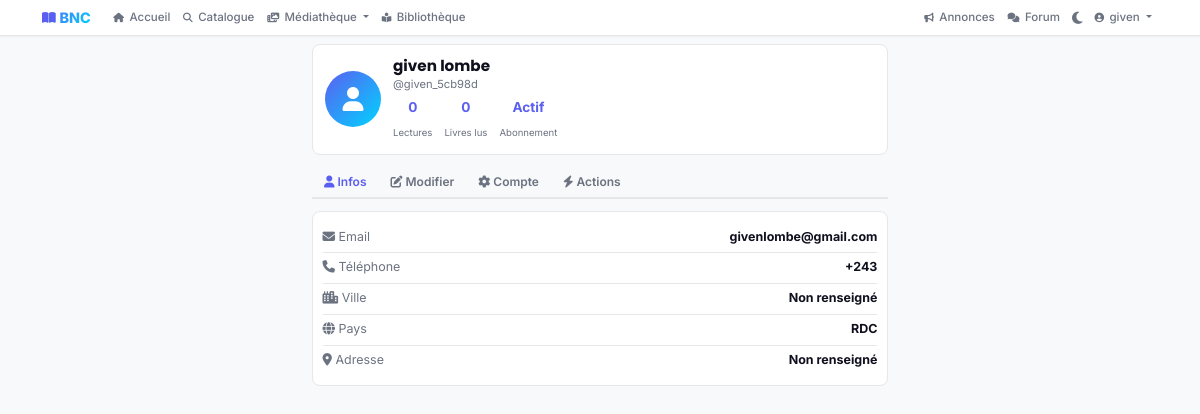
/fr/user/profile/ (signed in), run on the app's committed database.
### users/models.py (models this page shows, shortened)
class CustomUser(AbstractBaseUser, PermissionsMixin):
    SUPER_ADMIN = "super_admin"
    LIBRARY_ADMIN = "library_admin"
    READER = "reader"
    ROLE_CHOICES = [
        (SUPER_ADMIN, _("Super Administrateur")),
        (LIBRARY_ADMIN, _("Administrateur Bibliothèque")),
        (READER, _("Lecteur")),
    ]
    SUBSCRIPTION_ACTIVE = "active"
    SUBSCRIPTION_SUSPENDED = "suspended"
    SUBSCRIPTION_EXPIRED = "expired"
    SUBSCRIPTION_STATUS_CHOICES = [
        (SUBSCRIPTION_ACTIVE, _("Actif")),
        (SUBSCRIPTION_SUSPENDED, _("Suspendu")),
        (SUBSCRIPTION_EXPIRED, _("Expiré")),
    ]
    email = models.EmailField(_("Email"), unique=True, max_length=255, null=True, blank=True)
    username = models.CharField(_("Nom d'utilisateur"), max_length=150, unique=True)
    first_name = models.CharField(_("Prénom"), max_length=150, blank=True)
    last_name = models.CharField(_("Nom"), max_length=150, blank=True)
    role = models.CharField(
        _("Rôle"),
        max_length=20,
        choices=ROLE_CHOICES,
        default=READER
    )
    is_active = models.BooleanField(_("Actif"), default=True)
    is_staff = models.BooleanField(_("Staff"), default=False)
    date_of_birth = models.DateField(_("Date de naissance"), null=True, blank=True)
    avatar = models.ImageField(
        _("Avatar"),
        upload_to="users/avatars/%Y/%m/",
        null=True,
        blank=True
    )
    phone_regex = RegexValidator(
        regex=r'^\+?1?\d{9,15}$',
        message=_("Le numéro de téléphone doit être au format: +999999999")
    )
    phone = models.CharField(
        _("Téléphone"),
        validators=[phone_regex],
        max_length=20, # Augmenté pour sécurité + format international
        unique=True,   # CRITIQUE pour l'authentification par téléphone
        error_messages={
            'unique': _("Ce numéro de téléphone est déjà associé à un compte."),
        },
        null=True,     # Nullable pour les anciens comptes email-only
        blank=True
    )
    is_phone_verified = models.BooleanField(_("Téléphone vérifié"), default=False)
    otp_code = models.CharField(_("Code OTP"), max_length=6, null=True, blank=True)
    otp_created_at = models.DateTimeField(_("Date création OTP"), null=True, blank=True)
    otp_attempts = models.IntegerField(_("Tentatives OTP"), default=0)
    address = models.CharField(_("Adresse"), max_length=255, blank=True)
    city = models.CharField(_("Ville"), max_length=100, blank=True)
    country = models.CharField(_("Pays"), max_length=100, blank=True)
    subscription_status = models.CharField(
        _("Statut abonnement"),
        max_length=20,
        choices=SUBSCRIPTION_STATUS_CHOICES,
        default=SUBSCRIPTION_ACTIVE
    )
    subscription_end_date = models.DateTimeField(
        _("Fin d'abonnement"),
        null=True,
        blank=True
    )
    preferred_language = models.CharField(
        _("Langue préférée"),
        max_length=5,
        default='fr',
        choices=[
            ('fr', _('Français')),
            ('en', _('English')),
            ('ar', _('العربية')),
        ]
    )
    date_joined = models.DateTimeField(_("Date de création"), auto_now_add=True)
    updated_at = models.DateTimeField(_("Dernière modification"), auto_now=True)
    objects = CustomUserManager()
    USERNAME_FIELD = "email"
    REQUIRED_FIELDS = ["username"]
    class Meta:
        verbose_name = _("Utilisateur")
        verbose_name_plural = _("Utilisateurs")
        ordering = ["-date_joined"]
        indexes = [
            models.Index(fields=["email"]),
            models.Index(fields=["username"]),
            models.Index(fields=["role"]),
        ]

### users/views.py (the view)
# urls.py: path('profile/', views.profile_view, name='profile'),
@login_required(login_url='users:login')
def profile_view(request):
    if request.method == 'POST':
        form = UserProfileForm(request.POST, request.FILES, instance=request.user)
        if form.is_valid():
            form.save()
            messages.success(request, "Profil mis à jour avec succès !")
            return redirect('users:profile')
    else:
        form = UserProfileForm(instance=request.user)
    context = {
        'form': form,
        'user': request.user,
    }
    return render(request, 'user/profile.html', context)

### catalogue/context_processors.py (called while the page is built)
def site_configuration(request):
    return {
        'site_config': SiteConfiguration.load()
    }

def featured_books(request):
    try:
        books = Book.objects.annotate(
            popularity_score = (
                Coalesce(F('reads_count'), 0) * 0.3 +
                Coalesce(F('downloads_count'), 0) * 0.4 +
                (Coalesce(F('rating'), 0) * 30)
            )
        ).filter(is_published=True).order_by('-popularity_score', '-created_at')[:8]
    except Exception:
        books = Book.objects.filter(is_published=True).order_by('-created_at')[:8]
    return {'featured_books': books}

def site_categories(request):
    try:
        categories = Category.objects.all()[:10]
    except Exception:
        categories = []
    return {'site_categories': categories}

### catalogue/models.py (called while the page is built)
    @classmethod
    def load(cls):
        obj, created = cls.objects.get_or_create(pk=1)
        return obj

### config/pwa_config.py (called while the page is built)
    def __call__(self, request):
        response = self.get_response(request)
        response['Service-Worker-Allowed'] = '/'
        if request.path.startswith('/static/'):
            response['Cache-Control'] = f'public, max-age={PWAConfig.CACHE_MAX_AGE["static"]}'
        elif request.path.startswith('/media/'):
            response['Cache-Control'] = f'public, max-age={PWAConfig.CACHE_MAX_AGE["images"]}'
        elif request.path.startswith('/api/'):
            response['Cache-Control'] = f'public, max-age={PWAConfig.CACHE_MAX_AGE["api"]}'
        return response

### templates/user/profile.html (shortened to what this page needs)
{% extends 'base-premium.html' %}
{% block content %}
<div class="container mt-2 mb-4" style="max-width: 600px;">
    <div class="profile-header">
        {% if user.avatar %}
            <img src="{{ user.avatar.url }}" class="profile-avatar" alt="Avatar">
        {% else %}
            <div class="profile-avatar-placeholder"><i class="fas fa-user"></i></div>
        {% endif %}
        <div class="profile-info">
            <h5 class="profile-name">{{ user.first_name }} {{ user.last_name }}</h5>
            <p class="profile-username">@{{ user.username }}</p>
            <div class="profile-stats">
                <div class="profile-stat">
                    <strong>{{ total_readings|default:0 }}</strong>
                    <span>Lectures</span>
                </div>
                <div class="profile-stat">
                    <strong>{{ total_books_read|default:0 }}</strong>
                    <span>Livres lus</span>
                </div>
                <div class="profile-stat">
                    <strong>{{ user.get_subscription_status_display|default:"Gratuit" }}</strong>
                    <span>Abonnement</span>
                </div>
            </div>
        </div>
    </div>
    <div class="profile-tabs">
        <button class="profile-tab active" data-tab="infos"><i class="fas fa-user"></i> Infos</button>
        <button class="profile-tab" data-tab="edit"><i class="fas fa-edit"></i> Modifier</button>
        <button class="profile-tab" data-tab="compte"><i class="fas fa-cog"></i> Compte</button>
        <button class="profile-tab" data-tab="actions"><i class="fas fa-bolt"></i> Actions</button>
    </div>
    <div class="tab-content-profile active" id="tab-infos">
        <div style="background: var(--light-alt); border: 1px solid var(--border); border-radius: var(--radius-sm); padding: 0.6rem;">
            <div class="info-row">
                <span><i class="fas fa-envelope"></i> Email</span>
                <strong>{{ user.email }}</strong>
            </div>
            <div class="info-row">
                <span><i class="fas fa-phone"></i> Téléphone</span>
                <strong>{{ user.phone|default:"Non renseigné" }}</strong>
            </div>
            <div class="info-row">
                <span><i class="fas fa-city"></i> Ville</span>
                <strong>{{ user.city|default:"Non renseigné" }}</strong>
            </div>
            <div class="info-row">
                <span><i class="fas fa-globe"></i> Pays</span>
                <strong>{{ user.country|default:"Non renseigné" }}</strong>
            </div>
            <div class="info-row">
                <span><i class="fas fa-map-marker-alt"></i> Adresse</span>
                <strong>{{ user.address|default:"Non renseigné" }}</strong>
            </div>
        </div>
    </div>
</div>
{% endblock %}

### templates/base-premium.html (shortened to what this page needs)
{% load static %}
<!DOCTYPE html>
<html lang="fr" data-bs-theme="light">
<head>
    <link href="https://cdn.jsdelivr.net/npm/bootstrap@5.3.0/dist/css/bootstrap.min.css" rel="stylesheet">
    <link rel="stylesheet" href="https://cdnjs.cloudflare.com/ajax/libs/font-awesome/6.4.0/css/all.min.css">
</head>
<body>
    <nav class="navbar navbar-expand-md navbar-premium">
        <div class="container">
            <a class="navbar-brand" href="{% url 'home' %}">
                <div class="navbar-brand-logo"><i class="fas fa-book-open"></i> BNC</div>
            </a>
            <div class="collapse navbar-collapse" id="navbarNav">
                <ul class="navbar-nav me-auto align-items-md-center">
                    <li class="nav-item">
                        <a class="nav-link" href="{% url 'home' %}"><i class="fas fa-home"></i> Accueil</a>
                    </li>
                    <li class="nav-item">
                        <a class="nav-link" href="{% url 'catalogue:catalogue' %}"><i class="fas fa-search"></i> Catalogue</a>
                    </li>
                    <li class="nav-item dropdown">
                        <a class="nav-link dropdown-toggle" href="#" role="button" data-bs-toggle="dropdown">
                            <i class="fas fa-photo-video"></i> Médiathèque
                        </a>
                    </li>
                    {% if user.is_authenticated %}
                    <li class="nav-item">
                        <a class="nav-link" href="{% url 'users:my_library' %}"><i class="fas fa-book-reader"></i> Bibliothèque</a>
                    </li>
                    {% endif %}
                </ul>
                <ul class="navbar-nav align-items-md-center">
                    <li class="nav-item">
                        <a class="nav-link" href="{% url 'catalogue:events_list' %}"><i class="fas fa-bullhorn"></i> Annonces</a>
                    </li>
                    <li class="nav-item">
                        <a class="nav-link" href="{% url 'catalogue:forum_home' %}"><i class="fas fa-comments"></i> Forum</a>
                    </li>
                    <li class="nav-item">
                        <button class="btn btn-sm" id="darkModeBtn" style="background:none;border:none;color:var(--text-light);cursor:pointer;padding:0.35rem;">
                        </button>
                    </li>
                    {% if user.is_authenticated %}
                    <li class="nav-item dropdown">
                        <a class="nav-link dropdown-toggle" href="#" role="button" data-bs-toggle="dropdown">
                            <i class="fas fa-user-circle"></i> {{ user.first_name|default:user.username }}
                        </a>
                    </li>
                    {% else %}
                    <li class="nav-item">
                        <a href="{% url 'users:login' %}" class="btn btn-premium btn-sm">Connexion</a>
                    </li>
                    {% endif %}
                </ul>
            </div>
        </div>
    </nav>
    <main>
        {% block content %}{% endblock %}
    </main>
</body>
</html>

### templates/base-premium.html (style rules this page uses)
:root { --primary: #5B5FF1; --primary-dark: #4338CA; --secondary: #00D4FF; --secondary-dark: #009BC8; --accent: #FF6B6B; --success: #10B981; --warning: #F59E0B; --danger: #EF4444; --light: #F8F9FA; --light-alt: #FFFFFF; --dark: #0F0F1E; --dark-alt: #1A1A2E; --border: #E5E7EB; --text-light: #6B7280; --radius-sm: 8px; --radius-md: 12px; --radius-lg: 16px; --radius-xl: 24px; --shadow-sm: 0 1px 2px 0 rgba(0, 0, 0, 0.05); --shadow-md: 0 4px 6px -1px rgba(0, 0, 0, 0.1); --shadow-lg: 0 10px 15px -3px rgba(0, 0, 0, 0.1); --shadow-xl: 0 20px 25px -5px rgba(0, 0, 0, 0.1); }
* { font-family: 'Inter', sans-serif; }
h1, h2, h3, h4, h5, h6 { font-family: 'Poppins', sans-serif; font-weight: 700; }
h5 { font-size: clamp(0.82rem, 2vw, 0.95rem); }
body { background-color: var(--light); color: var(--dark); transition: background-color 0.3s ease; }
.navbar-premium { background: rgba(255, 255, 255, 0.97); backdrop-filter: blur(12px); -webkit-backdrop-filter: blur(12px); border-bottom: 1px solid var(--border); box-shadow: var(--shadow-sm); position: sticky; top: 0; z-index: 1030; padding: 0.15rem 0; }
.navbar-brand-logo { font-weight: 800; font-size: 0.95rem; background: linear-gradient(135deg, var(--primary), var(--secondary)); -webkit-background-clip: text; -webkit-text-fill-color: transparent; background-clip: text; display: flex; align-items: center; gap: 0.25rem; }
.navbar-brand-logo i { font-size: 0.8rem; -webkit-text-fill-color: var(--primary); }
.nav-link { font-weight: 500; font-size: 0.75rem; color: var(--text-light) !important; margin: 0 0.05rem; padding: 0.2rem 0.4rem !important; border-radius: var(--radius-sm); transition: all 0.2s ease; white-space: nowrap; }
.nav-link i { font-size: 0.65rem; margin-right: 0.15rem; }
@media (min-width: 992px) { body { padding-bottom: 0; } }
@media (min-width: 992px) { .container { max-width: 1140px; } }
@media (min-width: 992px) { .navbar-premium { padding: 0.1rem 0; } }
@media (min-width: 992px) { .nav-link { font-size: 0.72rem; padding: 0.2rem 0.35rem !important; } }
@media (min-width: 992px) { .nav-link i { font-size: 0.6rem; } }
@media (min-width: 992px) { .navbar-brand-logo { font-size: 0.9rem; } }
@media (min-width: 992px) { .navbar-brand-logo i { font-size: 0.75rem; } }
@media (min-width: 768px) { .navbar-nav { flex-direction: row !important; } }
@media (min-width: 768px) { .navbar-collapse { display: flex !important; flex-basis: auto !important; } }

### templates/user/profile.html (style rules this page uses)
.profile-header { display: flex; align-items: center; gap: 0.75rem; padding: 0.75rem; background: var(--light-alt); border: 1px solid var(--border); border-radius: var(--radius-sm); margin-bottom: 0.75rem; }
.profile-avatar-placeholder { width: 56px; height: 56px; border-radius: 50%; background: linear-gradient(135deg, var(--primary), var(--secondary)); display: flex; align-items: center; justify-content: center; color: white; font-size: 1.5rem; flex-shrink: 0; }
.profile-info { flex: 1; min-width: 0; }
.profile-name { font-weight: 700; font-size: 0.95rem; margin: 0; line-height: 1.2; }
.profile-username { font-size: 0.7rem; color: var(--text-light); margin: 0; }
.profile-stats { display: flex; gap: 0.75rem; margin-top: 0.3rem; }
.profile-stat { text-align: center; }
.profile-stat strong { font-size: 0.85rem; display: block; color: var(--primary); }
.profile-stat span { font-size: 0.6rem; color: var(--text-light); }
.profile-tabs { display: flex; border-bottom: 2px solid var(--border); margin-bottom: 0.75rem; overflow-x: auto; -webkit-overflow-scrolling: touch; scrollbar-width: none; }
.profile-tab { padding: 0.4rem 0.75rem; font-size: 0.75rem; font-weight: 600; color: var(--text-light); text-decoration: none; border-bottom: 2px solid transparent; white-space: nowrap; cursor: pointer; transition: all 0.2s; background: none; border: none; }
.profile-tab.active { color: var(--primary); border-bottom-color: var(--primary); }
.tab-content-profile { display: none; }
.tab-content-profile.active { display: block; }
.info-row { display: flex; justify-content: space-between; align-items: center; padding: 0.35rem 0; border-bottom: 1px solid var(--border); font-size: 0.78rem; }
.info-row:last-child { border-bottom: none; }
.info-row span { color: var(--text-light); }
.info-row strong { font-size: 0.78rem; }

### data on the page
CustomUser: first_name "given", last_name "lombe", username "given_5cb98d", subscription_status "Actif", email "givenlombe@gmail.com", phone "+243", city "Non renseigné", country "RDC", address "Non renseigné"

### other printed values
{{ total_readings|default:0 }} "0"
{{ total_books_read|default:0 }} "0"
